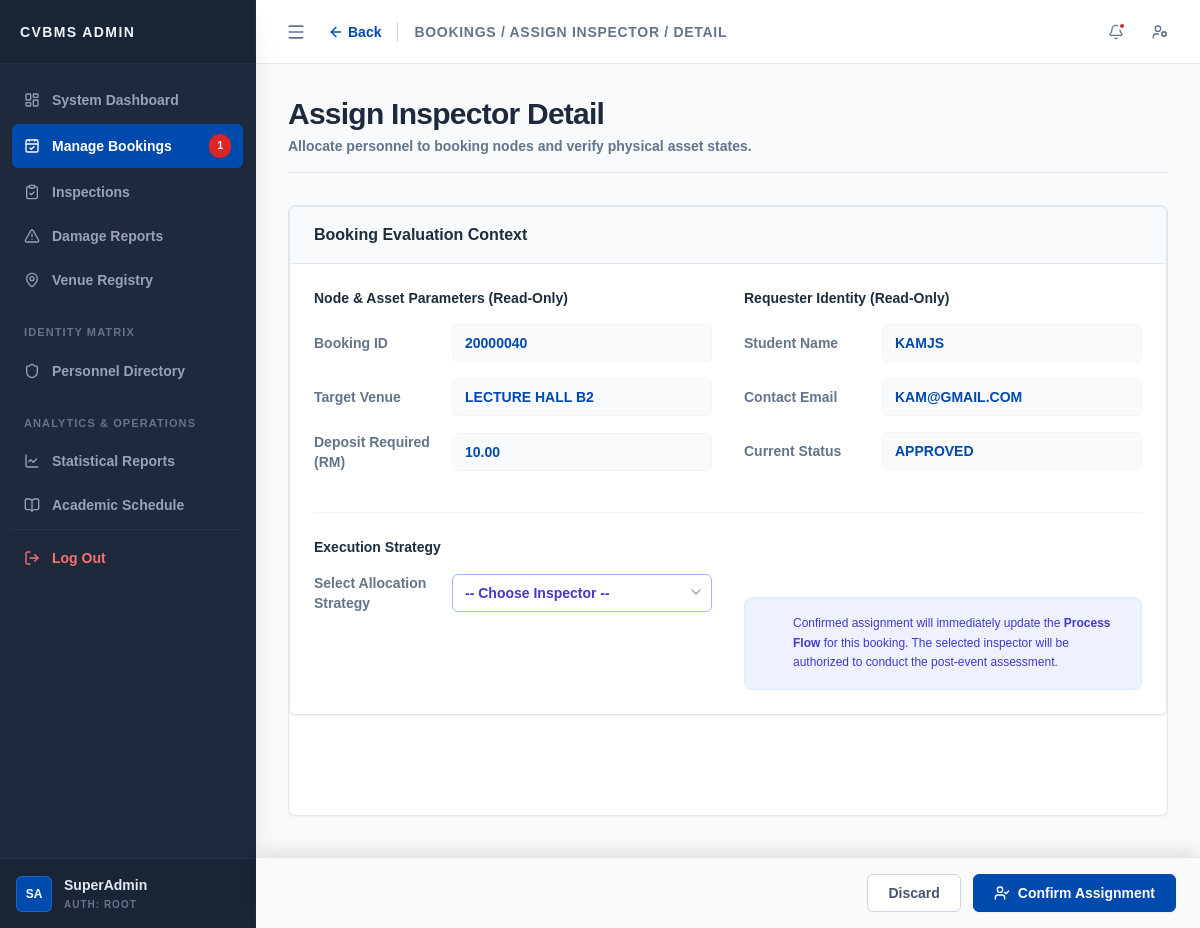
Page /admin/assign_inspector_detail.php?bid=20000040 (signed in) on the committed database.
### tables this page shows
CREATE TABLE `booking` (
  `bid` int(10) UNSIGNED NOT NULL,
  `uid` varchar(15) NOT NULL,
  `vid` varchar(10) NOT NULL,
  `date_booked` date NOT NULL,
  `time_start` time NOT NULL,
  `time_end` time NOT NULL,
  `status` enum('pending','approved','rejected','completed','cancelled') NOT NULL DEFAULT 'pending',
  `payment_status` enum('unpaid','paid','refunded') NOT NULL DEFAULT 'unpaid',
  `payment_method` varchar(30) DEFAULT NULL,
  `payment_due_at` datetime DEFAULT NULL,
  `cancelled_at` datetime DEFAULT NULL,
  `cancel_reason` varchar(255) DEFAULT NULL,
  `transaction_ref` varchar(50) DEFAULT NULL,
  `paid_at` datetime DEFAULT NULL,
  `purpose` varchar(100) NOT NULL,
  `aid` int(10) UNSIGNED DEFAULT NULL,
  `approve_date` datetime DEFAULT NULL,
  `created_at` timestamp NOT NULL DEFAULT current_timestamp()
);

CREATE TABLE `venue` (
  `vid` varchar(10) NOT NULL,
  `vname` varchar(100) NOT NULL,
  `vcid` int(11) NOT NULL,
  `max_cap` int(10) UNSIGNED NOT NULL,
  `deposit` decimal(10,2) UNSIGNED NOT NULL,
  `status` enum('available','maintenance','closed') NOT NULL DEFAULT 'available',
  `description` text NOT NULL
);

CREATE TABLE `user` (
  `uid` varchar(15) NOT NULL,
  `username` varchar(50) NOT NULL,
  `email` varchar(100) NOT NULL,
  `password` varchar(255) NOT NULL,
  `phone_num` varchar(20) NOT NULL,
  `profile_pic` varchar(255) NOT NULL DEFAULT '',
  `outstanding_debt` decimal(10,2) UNSIGNED NOT NULL DEFAULT 0.00,
  `account_status` enum('active','restricted') NOT NULL DEFAULT 'active',
  `created_at` timestamp NOT NULL DEFAULT current_timestamp()
);

### core/repositories/BookingRepository.php (called while the page is built, shortened)
<?php
class BookingRepository
{
    private mysqli $conn;
    public function __construct(mysqli $conn)
    {
        $this->conn = $conn;
    }
    public function getDetailedBookingById(int $bid): ?array
    {
        $sql = "SELECT
                    b.*,
                    u.username, u.email,
                    v.vname, v.deposit
                FROM booking b
                JOIN user u ON b.uid = u.uid
                JOIN venue v ON b.vid = v.vid
                WHERE b.bid = ?";
        $stmt = $this->conn->prepare($sql);
        $stmt->bind_param("i", $bid);
        $stmt->execute();
        $result = $stmt->get_result();
        return $result->num_rows > 0 ? $result->fetch_assoc() : null;
    }
}
?>

### core/repositories/PersonnelRepository.php (called while the page is built, shortened)
<?php
class PersonnelRepository
{
    private mysqli $conn;
    public function __construct(mysqli $conn)
    {
        $this->conn = $conn;
    }
    public function getInspectors(): array
    {
        $sql = "SELECT sid, staff_name FROM staff WHERE position = 'inspector' ORDER BY staff_name ASC";
        $result = $this->conn->query($sql);
        $inspectors = [];
        if ($result && $result->num_rows > 0)
        {
            while ($row = $result->fetch_assoc())
            {
                $inspectors[] = $row;
            }
        }
        return $inspectors;
    }
}
?>

### admin/assign_inspector_detail.php (the view, shortened to what this page needs)
<?php
require_once __DIR__ . '/../config/db.php';
require_once __DIR__ . '/../core/repositories/BookingRepository.php';
require_once __DIR__ . '/../core/repositories/PersonnelRepository.php';
$bookingRepo = new BookingRepository($conn);
$personnelRepo = new PersonnelRepository($conn);
$bid = intval($_GET['bid'] ?? 0);
$booking = $bookingRepo->getDetailedBookingById($bid);
$inspectorsData = $personnelRepo->getInspectors();
$inspectorOptions = [
    '' => '-- Choose Inspector --',
    'RA01' => 'RA01 - Random Assignment (System Auto)'
];
foreach ($inspectorsData as $ins)
{
    $inspectorOptions[$ins['sid']] = $ins['staff_name'] . ' (ID: ' . $ins['sid'] . ')';
}
$topbar_content = '
<div class="flex items-center">
    <a href="assign_inspector.php" class="text-sm font-bold text-[#004aad] hover:text-[#003882] flex items-center mr-4 transition-colors">
        <i data-lucide="arrow-left" class="w-4 h-4 mr-1"></i> Back
    </a>
    <h2 class="text-sm font-bold text-slate-500 uppercase tracking-wider border-l border-slate-300 pl-4">Bookings / Assign Inspector / Detail</h2>
</div>';
require_once __DIR__ . '/../core/components/FioriFormBuilder.php';
?>
<form action="../actions/process_assign_inspector.php" method="POST" id="assignInspectorForm" class="bg-white rounded-lg shadow-sm border border-slate-200 relative mb-20">
    <div class="p-0">
        <div class="fiori-form-container">
            <div class="fiori-section-header">
                <h2 class="text-base font-bold text-[#1d2d3e]">Booking Evaluation Context</h2>
            </div>
            <div class="p-6 grid grid-cols-1 lg:grid-cols-12 gap-8">
                <div class="lg:col-span-6 space-y-4">
                    <h3 class="text-sm font-bold text-[#1d2d3e] mb-4">Node & Asset Parameters (Read-Only)</h3>
                    <?php
                    $readOnlyProps = ['readonly' => true, 'extra_css' => 'bg-slate-50 text-slate-500 cursor-not-allowed'];
                    echo FB::input('text', 'disp_bid', 'Booking ID', $booking['bid'], $readOnlyProps);
                    echo FB::input('text', 'disp_vname', 'Target Venue', $booking['vname'] ?? 'N/A', $readOnlyProps);
                    echo FB::input('text', 'disp_deposit', 'Deposit Required (RM)', number_format($booking['deposit'] ?? 0, 2), [
                        'readonly' => true,
                        'extra_css' => 'bg-slate-50 text-emerald-600 font-mono font-bold cursor-not-allowed'
                    ]);
                    ?>
                </div>
                <div class="lg:col-span-6 space-y-4">
                    <h3 class="text-sm font-bold text-[#1d2d3e] mb-4">Requester Identity (Read-Only)</h3>
                    <?php
                    echo FB::input('text', 'disp_username', 'Student Name', $booking['username'] ?? 'N/A', $readOnlyProps);
                    echo FB::input('email', 'disp_email', 'Contact Email', $booking['email'] ?? 'N/A', $readOnlyProps);
                    echo FB::input('text', 'disp_status', 'Current Status', strtoupper($booking['status'] ?? 'PENDING'), [
                        'readonly' => true,
                        'extra_css' => 'bg-slate-50 text-[#004aad] font-bold cursor-not-allowed'
                    ]);
                    ?>
                </div>
                <div class="lg:col-span-12 border-t border-slate-100 pt-6 mt-2">
                    <h3 class="text-sm font-bold text-[#1d2d3e] mb-4">Execution Strategy</h3>
                    <div class="grid grid-cols-1 lg:grid-cols-2 gap-8 items-start">
                        <div class="space-y-4">
                            <?php
                            echo FB::select('sid', 'Select Allocation Strategy', $inspectorOptions, null, [
                                'required' => true,
                                'extra_css' => 'border-indigo-300 focus:border-indigo-500 font-bold text-indigo-700'
                            ]);
                            ?>
                        </div>
                        <div class="p-4 bg-indigo-50 rounded-lg border border-indigo-100 flex items-start mt-6">
                            <i data-lucide="shield-info" class="w-5 h-5 text-indigo-600 mr-3 shrink-0"></i>
                            <p class="text-xs text-indigo-700 leading-relaxed font-medium">
                                Confirmed assignment will immediately update the <strong>Process Flow</strong> for this booking. The selected inspector will be authorized to conduct the post-event assessment.
                            </p>
                        </div>
                    </div>
                </div>
            </div>
        </div>
    </div>
    <div class="fixed bottom-0 right-0 w-full lg:w-[calc(100%-16rem)] bg-slate-50 border-t border-slate-200 p-4 px-6 flex justify-end space-x-3 z-50 shadow-[0_-10px_15px_-3px_rgba(0,0,0,0.1)]">
        <button type="button" onclick="window.location.href='assign_inspector.php'" class="px-5 py-2 text-sm font-semibold text-slate-600 bg-white border border-slate-300 rounded-md hover:bg-slate-50 transition-colors">
            Discard
        </button>
        <button type="submit" id="submitBtn" class="px-5 py-2 text-sm font-semibold text-white bg-[#004aad] rounded-md hover:bg-[#003882] shadow-sm transition-colors flex items-center border border-[#004aad]">
            <i data-lucide="user-check" class="w-4 h-4 mr-2"></i> Confirm Assignment
        </button>
    </div>
</form>
<?php
require_once __DIR__ . '/../core/layout.php';
?>

### core/components/FioriFormBuilder.php (shortened to what this page needs)
<?php
class FioriFormBuilder
{
    private static function renderRow(string $label, string $controlHtml): string
    {
        return "
        <div class=\"grid grid-cols-3 gap-4 items-center\">
            <label class=\"" . self::LABEL_CSS . "\">{$label}</label>
            <div class=\"col-span-2 relative\">
{$controlHtml}
            </div>
        </div>";
    }
    public static function input(string $type, string $name, string $label, ?string $value, array $attrs = []): string
    {
        $attrStr = self::buildAttributes($attrs);
        $css = ($attrs['readonly'] ?? false) ? self::READONLY_CSS : self::INPUT_CSS . ' ' . ($attrs['extra_css'] ?? '');
        $val = htmlspecialchars((string)$value);
        $control = "<input type=\"{$type}\" name=\"{$name}\" value=\"{$val}\" class=\"{$css}\" {$attrStr}>";
        return self::renderRow($label, $control);
    }
    public static function select(string $name, string $label, array $options, ?string $selectedValue, array $attrs = []): string
    {
        $attrStr = self::buildAttributes($attrs);
        $css = self::INPUT_CSS . ' appearance-none pr-8 bg-white cursor-pointer transition-colors ' . ($attrs['extra_css'] ?? '');
        $control = "<select name=\"{$name}\" class=\"{$css}\" {$attrStr}>";
        foreach ($options as $val => $text)
        {
            $sel = ((string)$selectedValue === (string)$val) ? 'selected' : '';
            $control .= "<option value=\"" . htmlspecialchars($val) . "\" {$sel}>" . htmlspecialchars($text) . "</option>";
        }
        $control .= "</select>
        <i data-lucide=\"chevron-down\" class=\"w-4 h-4 text-slate-400 absolute right-2 top-2.5 pointer-events-none\"></i>";
        return self::renderRow($label, $control);
    }
    private static function buildAttributes(array $attrs): string
    {
        $compiled = [];
        $booleanAttrs = ['required', 'readonly', 'disabled'];
        foreach ($attrs as $key => $val)
        {
            if (in_array($key, ['prefix', 'suffix', 'extra_css', 'placeholder'])) continue; if (in_array($key, $booleanAttrs))
            {
                if ($val) $compiled[] = $key; } else
                {
                $compiled[] = "{$key}=\"" . htmlspecialchars((string)$val) . "\"";
            }
        }
        return implode(' ', $compiled);
    }
}
?>

### assets/css/admin_css.css (style rules this page uses)
:root { font-size: 100%; }
html, body, body *, button, input, select, textarea { font-family: "Century Gothic", CenturyGothic, "Century", "Century Schoolbook", Arial, sans-serif !important; font-weight: 700; }
:root { --fiori-bg: #ffffff; --fiori-blue: #004aad; --fiori-text: #334155; --fiori-label: #64748b; --fiori-border: #e2e8f0; --fiori-readonly-bg: #f8fafc; --fiori-input-focus: #004aad; --fiori-success: #059669; --fiori-error: #dc2626; }
.fiori-form-container { background: var(--fiori-bg); border: 1px solid var(--fiori-border); border-radius: 0.375rem; margin-bottom: 100px; box-shadow: 0 1px 2px 0 rgba(0, 0, 0, 0.05); transition: border-color 0.2s cubic-bezier(0.4, 0, 0.2, 1), box-shadow 0.2s cubic-bezier(0.4, 0, 0.2, 1); }
.fiori-section-header { background: #f8fafc; border-bottom: 1px solid var(--fiori-border); padding: 1rem 1.5rem; display: flex; justify-content: space-between; align-items: center; border-top-left-radius: 0.375rem; border-top-right-radius: 0.375rem; }
.fiori-input { border: 1px solid var(--fiori-border); border-radius: 0.375rem; height: 38px; padding: 0 12px; font-size: 0.875rem; color: #0f172a; width: 100%; background-color: #ffffff; transition: all 0.2s cubic-bezier(0.4, 0, 0.2, 1); box-shadow: 0 1px 2px 0 rgba(0, 0, 0, 0.02) inset; }
.fiori-readonly { background-color: var(--fiori-readonly-bg); border-color: #f1f5f9; pointer-events: none; color: var(--fiori-label); box-shadow: none; }

### rows in the picture
booking: disp_vname "Lecture Hall B2", disp_deposit "10.00", disp_username "KamJS", disp_email "kam@gmail.com"

### other values in the picture
$sidebar_brand_label "CVBMS ADMIN"
$pending_bookings_count "1"
$_SESSION['full_name'] "SuperAdmin"
$page_title "Assign Inspector Detail"
$page_description "Allocate personnel to booking nodes and verify physical asset states."
$label "Booking ID Target Venue Deposit Required (RM) Student Name Contact Email Current Status Select Allocation Strategy"
form field sid "-- Choose Inspector --"
